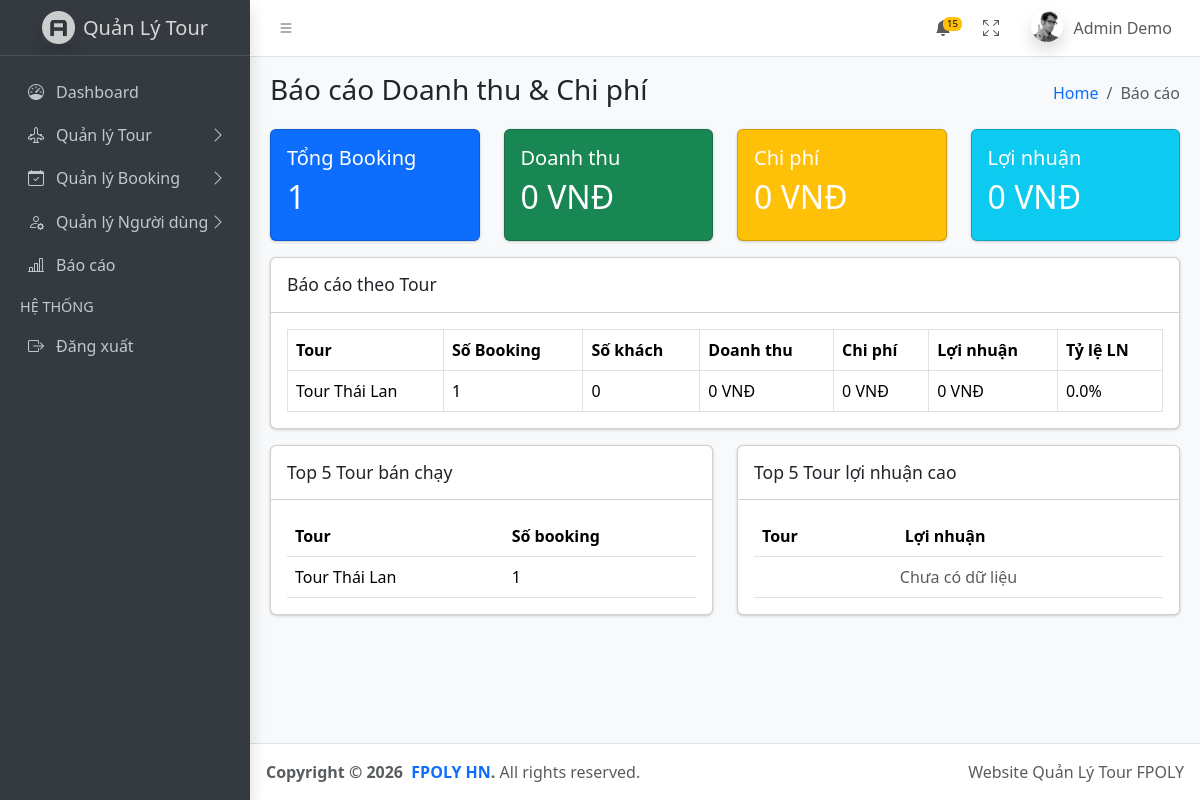
The page /admin/reports (signed in) on the database its author committed.
### tables this page shows
CREATE TABLE `tours` (
  `id` bigint(20) NOT NULL,
  `name` varchar(255) NOT NULL,
  `description` text DEFAULT NULL,
  `category_id` bigint(20) DEFAULT NULL,
  `schedule` longtext DEFAULT NULL CHECK (json_valid(`schedule`)),
  `images` longtext DEFAULT NULL CHECK (json_valid(`images`)),
  `prices` longtext DEFAULT NULL CHECK (json_valid(`prices`)),
  `policies` longtext DEFAULT NULL CHECK (json_valid(`policies`)),
  `suppliers` longtext DEFAULT NULL CHECK (json_valid(`suppliers`)),
  `price` decimal(15,2) DEFAULT NULL,
  `status` tinyint(4) NOT NULL,
  `created_at` timestamp NOT NULL DEFAULT current_timestamp(),
  `updated_at` timestamp NOT NULL DEFAULT current_timestamp() ON UPDATE current_timestamp()
);

### src/helpers/helpers.php (called while the page is built, shortened)
<?php
function view_path(string $view): string
{
    $normalized = str_replace('.', DIRECTORY_SEPARATOR, $view);
    return BASE_PATH . DIRECTORY_SEPARATOR . 'views' . DIRECTORY_SEPARATOR . $normalized . '.php';
}
function view(string $view, array $data = []): void
{
    $file = view_path($view);
    extract($data, EXTR_OVERWRITE);
    include $file;
}

### src/controllers/AdminController.php (called while the page is built, shortened)
<?php
class AdminController
{
    public function reports()
    {
        $summary = Report::getSummary();
        $tourReports = Report::getByTour();
        $topSelling = Report::getTopSelling();
        $topProfit = Report::getTopProfit();
        view('admin.reports', [
            'title' => 'Báo cáo',
            'pageTitle' => 'Báo cáo Doanh thu & Chi phí',
            'summary' => $summary,
            'tourReports' => $tourReports,
            'topSelling' => $topSelling,
            'topProfit' => $topProfit
        ]);
    }
}

### index.php (called while the page is built, shortened)
<?php
require_once __DIR__ . '/src/helpers/helpers.php';
if (file_exists(__DIR__ . '/src/models/Report.php')) require_once __DIR__ . '/src/models/Report.php';
require_once __DIR__ . '/src/controllers/AdminController.php';
$homeController = new HomeController();
$authController = new AuthController();
$categoryController = new CategoryController();
$adminController = new AdminController();
$guideController = new GuideController();
$act = $_GET['act'] ?? '/';
match ($act) {
    '/', 'welcome' => $homeController->welcome(),
    'home' => $homeController->home(),
    'login' => $authController->login(),
    'check-login' => $authController->checkLogin(),
    'logout' => $authController->logout(),
    'categories' => $categoryController->index(),
    'admin/dashboard' => $homeController->home(),
    'admin/tours' => $adminController->tours(),
    'admin/tours/add' => $adminController->addTour(),
    'admin/tours/edit' => $adminController->editTour(),
    'admin/tours/view' => $adminController->viewTour(),
    'admin/bookings' => $adminController->bookings(),
    'admin/bookings/add' => $adminController->addBooking(),
    'admin/bookings/customers' => $adminController->bookingCustomers(),
    'admin/customers' => $adminController->customers(),
    'admin/customers/add' => $adminController->addCustomer(),
    'admin/guides' => $adminController->guides(),
    'admin/reports' => $adminController->reports(),
    'admin/schedules' => $adminController->schedules(),
    'admin/schedules/add' => $adminController->addSchedule(),
    'admin/schedules/edit' => $adminController->editSchedule(),
    'admin/rooms' => $adminController->rooms(),
    'admin/expenses' => $adminController->expenses(),
    'admin/revenue' => $adminController->revenue(),
    'admin/customers/checkin' => $adminController->customerCheckIn(),
    'admin/customers/assign-room' => $adminController->assignRoom(),
    'admin/print-guest-list' => $adminController->printGuestList(),
    'guide/dashboard' => $guideController->dashboard(),
    'guide/schedule' => $guideController->schedule(),
    'guide/customers' => $guideController->customers(),
    'guide/diary' => $guideController->diary(),
    'guide/checkin' => $guideController->checkin(),
    'guide/requirements' => $guideController->requirements(),
    'guide/update-requirement' => $guideController->updateRequirement(),
    'guide/save-diary' => $guideController->saveDiary(),
    default => $homeController->notFound(),
};

### src/models/Report.php (called while the page is built, shortened)
<?php
class Report
{
    public static function getSummary()
    {
        $db = getDB();
        $stmt = $db->query("
            SELECT
                COUNT(DISTINCT b.id) as total_bookings,
                SUM(b.num_people * t.price) as total_revenue
            FROM bookings b
            LEFT JOIN tours t ON b.tour_id = t.id
            WHERE b.status IN (2, 3)
        ");
        $result = $stmt->fetch(PDO::FETCH_ASSOC);
        $result['total_expense'] = 0;
        $result['total_profit'] = $result['total_revenue'] - $result['total_expense'];
        return $result;
    }
    public static function getByTour()
    {
        $db = getDB();
        $stmt = $db->query("
            SELECT
                t.id,
                t.name as tour_name,
                COUNT(DISTINCT b.id) as booking_count,
                SUM(b.num_people) as customer_count,
                SUM(b.num_people * t.price) as revenue,
                0 as expense,
                SUM(b.num_people * t.price) as profit
            FROM tours t
            LEFT JOIN bookings b ON t.id = b.tour_id AND b.status IN (2, 3)
            GROUP BY t.id, t.name
            HAVING booking_count > 0
            ORDER BY profit DESC
        ");
        return $stmt->fetchAll(PDO::FETCH_ASSOC);
    }
    public static function getTopSelling()
    {
        $db = getDB();
        $stmt = $db->query("
            SELECT
                t.name as tour_name,
                COUNT(b.id) as booking_count
            FROM tours t
            LEFT JOIN bookings b ON t.id = b.tour_id AND b.status IN (2, 3)
            GROUP BY t.id, t.name
            HAVING booking_count > 0
            ORDER BY booking_count DESC
            LIMIT 5
        ");
        return $stmt->fetchAll(PDO::FETCH_ASSOC);
    }
}

### views/admin/reports.php (the view, shortened to what this page needs)
<div class="row mb-3">
  <div class="col-md-3">
    <div class="card text-white bg-primary">
      <div class="card-body">
        <h5>Tổng Booking</h5>
        <h2><?= number_format($summary['total_bookings'] ?? 0) ?></h2>
      </div>
    </div>
  </div>
  <div class="col-md-3">
    <div class="card text-white bg-success">
      <div class="card-body">
        <h5>Doanh thu</h5>
        <h2><?= number_format($summary['total_revenue'] ?? 0) ?> VNĐ</h2>
      </div>
    </div>
  </div>
  <div class="col-md-3">
    <div class="card text-white bg-warning">
      <div class="card-body">
        <h5>Chi phí</h5>
        <h2><?= number_format($summary['total_expense'] ?? 0) ?> VNĐ</h2>
      </div>
    </div>
  </div>
  <div class="col-md-3">
    <div class="card text-white bg-info">
      <div class="card-body">
        <h5>Lợi nhuận</h5>
        <h2><?= number_format($summary['total_profit'] ?? 0) ?> VNĐ</h2>
      </div>
    </div>
  </div>
</div>
<div class="row">
  <div class="col-12">
    <div class="card">
      <div class="card-header">
        <h3 class="card-title">Báo cáo theo Tour</h3>
      </div>
      <div class="card-body">
        <table class="table table-bordered">
          <thead>
            <tr>
              <th>Tour</th>
              <th>Số Booking</th>
              <th>Số khách</th>
              <th>Doanh thu</th>
              <th>Chi phí</th>
              <th>Lợi nhuận</th>
              <th>Tỷ lệ LN</th>
            </tr>
          </thead>
          <tbody>
            <?php if (empty($tourReports)): ?>
              <tr>
                <td colspan="7" class="text-center text-muted">Chưa có dữ liệu</td>
              </tr>
            <?php else: ?>
              <?php foreach ($tourReports as $tr): ?>
                <tr>
                  <td><?= htmlspecialchars($tr['tour_name']) ?></td>
                  <td><?= number_format($tr['booking_count'] ?? 0) ?></td>
                  <td><?= number_format($tr['customer_count'] ?? 0) ?></td>
                  <td><?= number_format($tr['revenue'] ?? 0) ?> VNĐ</td>
                  <td><?= number_format($tr['expense'] ?? 0) ?> VNĐ</td>
                  <td><?= number_format($tr['profit'] ?? 0) ?> VNĐ</td>
                  <td>
                    <?php
                    $revenue = $tr['revenue'] ?? 0;
                    $profit = $tr['profit'] ?? 0;
                    $rate = $revenue > 0 ? ($profit / $revenue * 100) : 0;
                    echo number_format($rate, 1) . '%';
                    ?>
                  </td>
                </tr>
              <?php endforeach; ?>
            <?php endif; ?>
          </tbody>
        </table>
      </div>
    </div>
  </div>
</div>
<div class="row mt-3">
  <div class="col-md-6">
    <div class="card">
      <div class="card-header">
        <h3 class="card-title">Top 5 Tour bán chạy</h3>
      </div>
      <div class="card-body">
        <table class="table">
          <thead>
            <tr>
              <th>Tour</th>
              <th>Số booking</th>
            </tr>
          </thead>
          <tbody>
            <?php if (empty($topSelling)): ?>
              <tr>
                <td colspan="2" class="text-center text-muted">Chưa có dữ liệu</td>
              </tr>
            <?php else: ?>
              <?php foreach ($topSelling as $ts): ?>
                <tr>
                  <td><?= htmlspecialchars($ts['tour_name']) ?></td>
                  <td><?= number_format($ts['booking_count'] ?? 0) ?></td>
                </tr>
              <?php endforeach; ?>
            <?php endif; ?>
          </tbody>
        </table>
      </div>
    </div>
  </div>
  <div class="col-md-6">
    <div class="card">
      <div class="card-header">
        <h3 class="card-title">Top 5 Tour lợi nhuận cao</h3>
      </div>
      <div class="card-body">
        <table class="table">
          <thead>
            <tr>
              <th>Tour</th>
              <th>Lợi nhuận</th>
            </tr>
          </thead>
          <tbody>
            <?php if (empty($topProfit)): ?>
              <tr>
                <td colspan="2" class="text-center text-muted">Chưa có dữ liệu</td>
              </tr>
            <?php endif; ?>
          </tbody>
        </table>
      </div>
    </div>
  </div>
</div>

### rows shown on the page
tours: name "Tour Thái Lan", booking_count "1", customer_count "0", revenue "0", expense "0", profit "0", rate "0.0"

### other values the page prints
$currentUser->name "Admin Demo"
$pageTitle "Báo cáo Doanh thu & Chi phí"
$item['label'] "Báo cáo"
$summary['total_bookings'] "1"
$summary['total_revenue'] "0"
$summary['total_expense'] "0"
$summary['total_profit'] "0"
$ts['tour_name'] "Tour Thái Lan"
$ts['booking_count'] "1"
